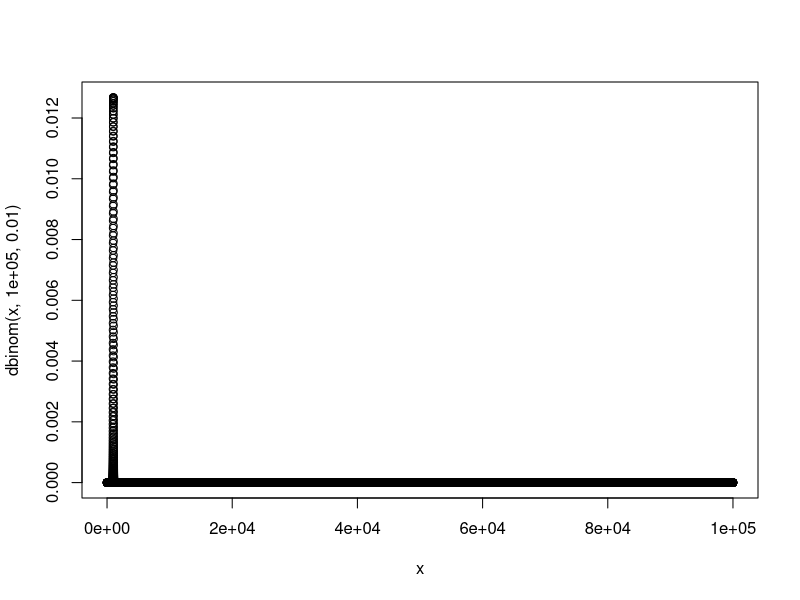
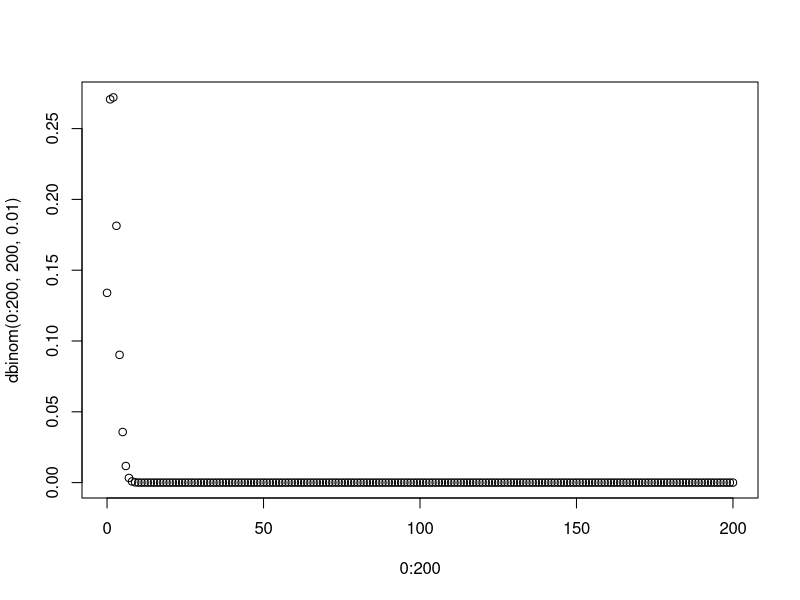
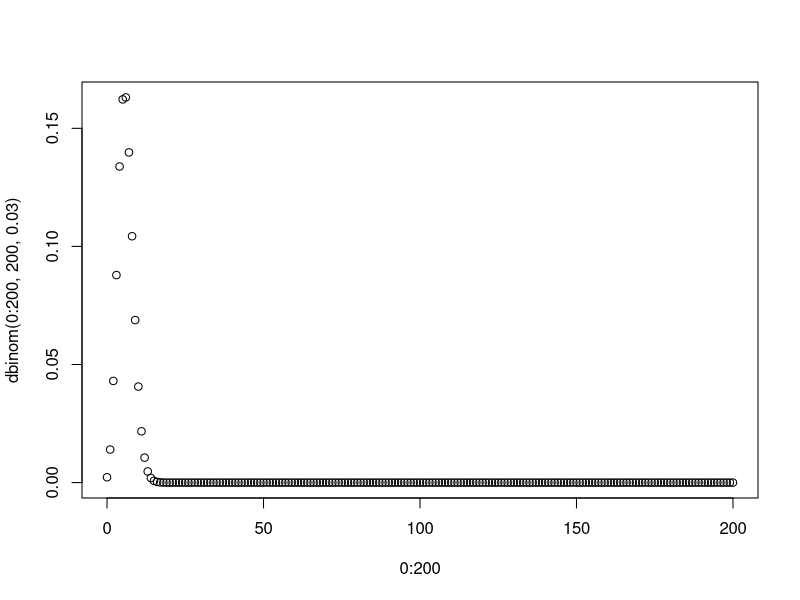
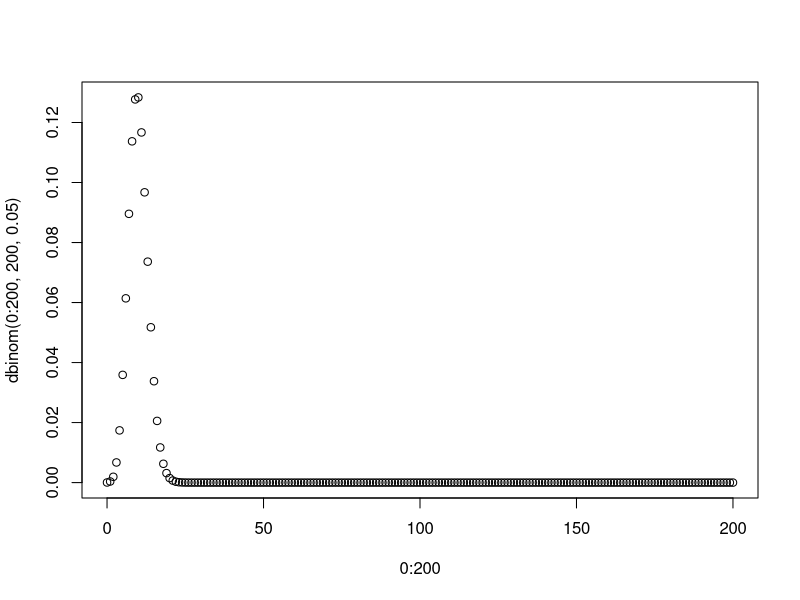
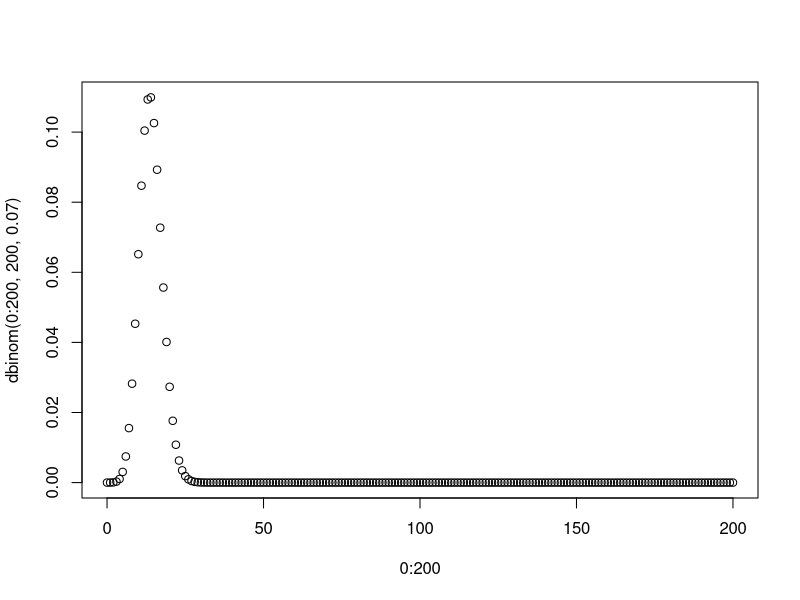
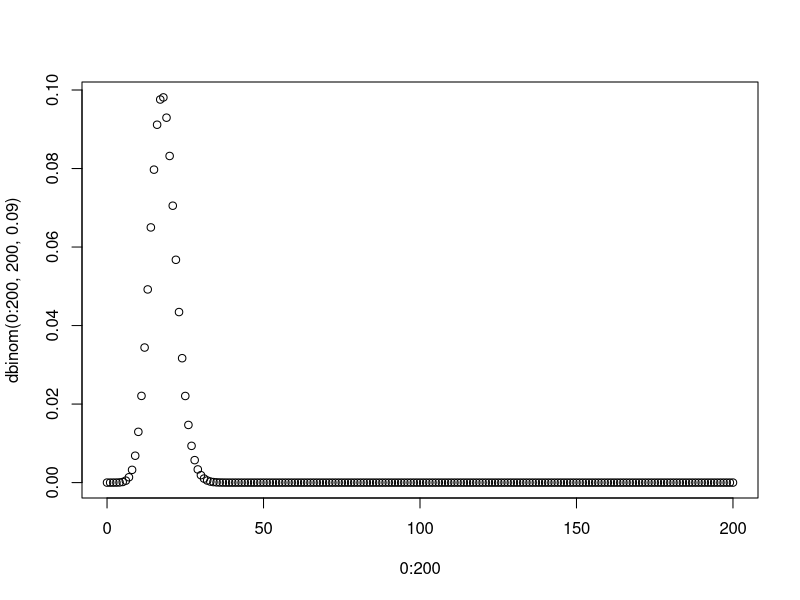
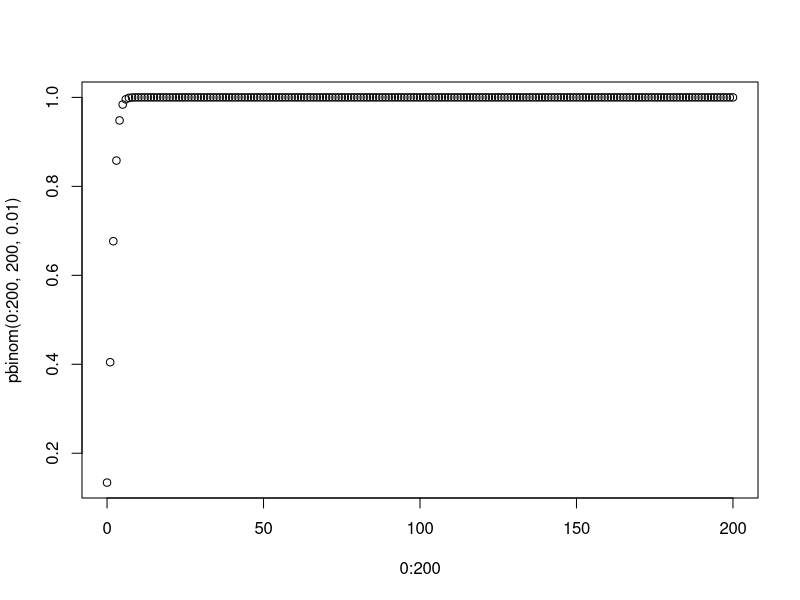
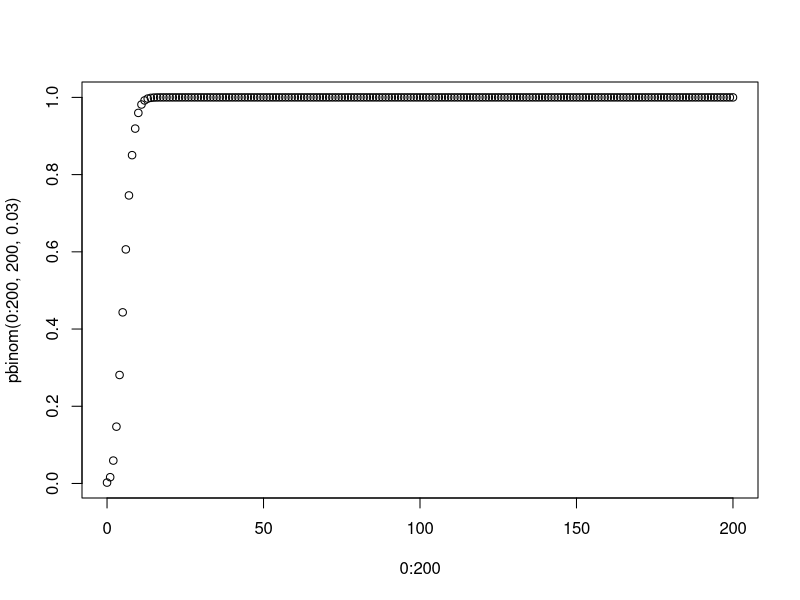

Reproduce these figures in R, in order.
x <- 0:100000
plot(x, dbinom(x, 100000, 0.01))

#a,b,c
choose(100000, 110)
choose(100000, 65)
choose(100000, 125)
choose(100000, 1100)
#d
dbinom(1100, 100000, 0.01)
#e
sum(dbinom(0:980, 100000, 0.01))
#f
sum(dbinom(900:1200, 100000, 0.01))
#g
pbinom(1200, 100000, 0.01) - pbinom(900, 100000, 0.01)
#h
x<- 980:1020
y <- pbinom(980:1020, 100000, 0.01)
data.frame("F(x)"=y, row.names = x)
#i
x<- 980:1020
y <- dbinom(980:1020, 100000, 0.01)
data.frame("F(x)"=y, row.names = x)
#j
plot(0:200, dbinom(0:200, 200, 0.01))
plot(0:200, dbinom(0:200, 200, 0.03))
plot(0:200, dbinom(0:200, 200, 0.05))
plot(0:200, dbinom(0:200, 200, 0.07))
plot(0:200, dbinom(0:200, 200, 0.09))
#k
plot(0:200, pbinom(0:200, 200, 0.01))
plot(0:200, pbinom(0:200, 200, 0.03))
plot(0:200, pbinom(0:200, 200, 0.05))
plot(0:200, pbinom(0:200, 200, 0.07))
plot(0:200, pbinom(0:200, 200, 0.09))
#l
x <- rbinom(100, 200, 0.6)
z <- mean(x)
y <- sum(0:200 * dbinom(0:200, 200, 0.6))

abs(((z - y)/y)*100)

#i
x <- 0:15
y <- dpois(0:15, 5)
data.frame("Prob"=y, row.names = x)
#ii
x <- 0:15
y <- ppois(0:15, 5)
data.frame("Prob"=y, row.names = x)
#iii
plot(0:10, dpois(0:10,2), type='h', xlab="occurences(arrival)", ylab="Probability" )
plot(0:10, dpois(0:10,5), type='h', xlab="occurences(arrival)", ylab="Probability" )
plot(0:10, dpois(0:10,10), type='h', xlab="occurences(arrival)", ylab="Probability" )
plot(0:10, dpois(0:10,15), type='h', xlab="occurences(arrival)", ylab="Probability" )

plot(0:20, dpois(0:20,2), type='h', xlab="occurences(arrival)", ylab="Probability" )
plot(0:20, dpois(0:20,5), type='h', xlab="occurences(arrival)", ylab="Probability" )
plot(0:20, dpois(0:20,10), type='h', xlab="occurences(arrival)", ylab="Probability" )
plot(0:20, dpois(0:20,15), type='h', xlab="occurences(arrival)", ylab="Probability" )

plot(0:50, dpois(0:50,2), type='h', xlab="occurences(arrival)", ylab="Probability" )
plot(0:50, dpois(0:50,5), type='h', xlab="occurences(arrival)", ylab="Probability" )
plot(0:50, dpois(0:50,10), type='h', xlab="occurences(arrival)", ylab="Probability" )
plot(0:50, dpois(0:50,15), type='h', xlab="occurences(arrival)", ylab="Probability" )
#iv
plot(0:10,ppois(0:10,2),xlab="# arrivals", ylab="Cum Prob", type='s')
plot(0:10,ppois(0:10,5),xlab="# arrivals", ylab="Cum Prob", type='s')
plot(0:10,ppois(0:10,15),xlab="# arrivals", ylab="Cum Prob", type='s')

plot(0:20,ppois(0:20,2),xlab="# arrivals", ylab="Cum Prob", type='s')
plot(0:20,ppois(0:20,5),xlab="# arrivals", ylab="Cum Prob", type='s')
plot(0:20,ppois(0:20,15),xlab="# arrivals", ylab="Cum Prob", type='s')

plot(0:50,ppois(0:50,2),xlab="# arrivals", ylab="Cum Prob", type='s')
plot(0:50,ppois(0:50,5),xlab="# arrivals", ylab="Cum Prob", type='s')
plot(0:50,ppois(0:50,15),xlab="# arrivals", ylab="Cum Prob", type='s')
#v
plot(0:100, dpois(0:100,5), type='h', xlab="occurences(arrival)", ylab="Probability" )
xx <- dpois(0:100, 5)
xxx <- dpois(0:500, 5)
xxxx <- dpois(0:5000, 5)

mean(xx)
mean(xxx)
mean(xxxx)

abs(((mean(xx) - 5)/5)*100)
abs(((mean(xxx) - 5)/5)*100)
abs(((mean(xxxx) - 5)/5)*100)



